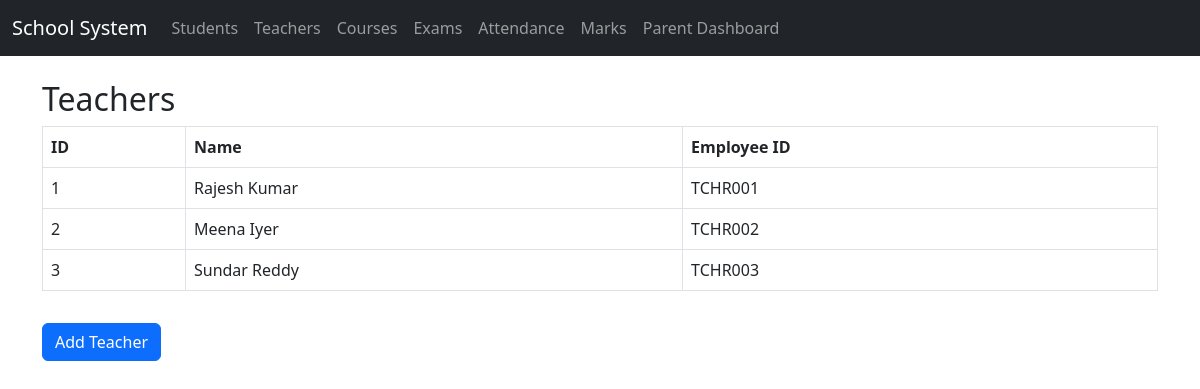
Screenshot of /teachers/ with the database file from the repository.
### school/models.py (models this page shows, shortened)
class Teacher(models.Model):
    user = models.OneToOneField(User, on_delete=models.CASCADE)
    employee_id = models.CharField(max_length=20, unique=True, null=True, blank=True)
    courses = models.ManyToManyField('Course', blank=True, related_name='teachers')

### school/views.py (the view)
# urls.py: path('teachers/', views.teacher_list, name='teacher_list'),
def teacher_list(request):
    teachers = Teacher.objects.all()
    return render(request, 'school/teacher_list.html', {'teachers': teachers})

### school/templates/school/teacher_list.html
{% extends 'school/base.html' %}
{% block content %}
<h2>Teachers</h2>
<table class="table table-bordered">
    <tr>
        <th>ID</th>
        <th>Name</th>
        <th>Employee ID</th>
    </tr>
    {% for teacher in teachers %}
    <tr>
        <td>{{ teacher.id }}</td>
        <td>{{ teacher.user.get_full_name }}</td>
        <td>{{ teacher.employee_id }}</td>
    </tr>
    {% endfor %}
</table>
<a href="{% url 'add_teacher' %}" class="btn btn-primary mt-3">Add Teacher</a>
{% endblock %}

### rows the page displays
Teacher: id "1", user.get_full_name "Rajesh Kumar", employee_id "TCHR001"
Teacher: id "2", user.get_full_name "Meena Iyer", employee_id "TCHR002"
Teacher: id "3", user.get_full_name "Sundar Reddy", employee_id "TCHR003"
